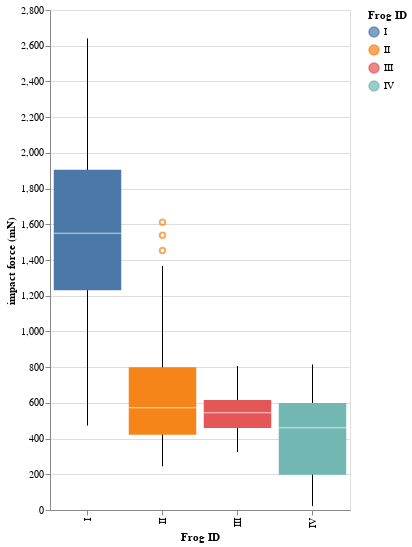

Notebook code cell kept with this figure:
### Code cell
bootcamp_utils.altair_box(df,
                             height=500,
                             width=300,
                             encode_x=alt.X('ID:N', title='Frog ID'),
                             encode_y='impact force (mN):Q',
                             encode_color=alt.Color('ID:N', title='Frog ID'))

### Figure 1 — Vega-Lite specification as saved in the notebook (floating-point values rounded to 4 significant figures)
{"$schema": "https://vega.github.io/schema/vega-lite/v2.4.3.json", "config": {"view": {"height": 300, "width": 400}}, "layer": [{"data": {"values": [{"ID": "I", "bottom": 1231.0, "bottom_whisker": 473, "middle": 1550.0, "top": 1905.0, "top_whisker": 2641}, {"ID": "II", "bottom": 422, "bottom_whisker": 245, "middle": 573, "top": 799.8, "top_whisker": 1366.0}, {"ID": "III", "bottom": 458.8, "bottom_whisker": 324, "middle": 544, "top": 615.8, "top_whisker": 806}, {"ID": "IV", "bottom": 198, "bottom_whisker": 22, "middle": 460.5, "top": 599, "top_whisker": 815}]}, "encoding": {"x": {"field": "ID", "title": "Frog ID", "type": "nominal"}, "y": {"field": "bottom_whisker", "title": "impact force (mN)", "type": "quantitative"}, "y2": {"field": "top_whisker", "title": "impact force (mN)", "type": "quantitative"}}, "height": 500, "mark": "rule", "width": 300}, {"data": {"values": [{"ID": "I", "bottom": 1231.0, "bottom_whisker": 473, "middle": 1550.0, "top": 1905.0, "top_whisker": 2641}, {"ID": "II", "bottom": 422, "bottom_whisker": 245, "middle": 573, "top": 799.8, "top_whisker": 1366.0}, {"ID": "III", "bottom": 458.8, "bottom_whisker": 324, "middle": 544, "top": 615.8, "top_whisker": 806}, {"ID": "IV", "bottom": 198, "bottom_whisker": 22, "middle": 460.5, "top": 599, "top_whisker": 815}]}, "encoding": {"color": {"field": "ID", "title": "Frog ID", "type": "nominal"}, "x": {"field": "ID", "title": "Frog ID", "type": "nominal"}, "y": {"field": "bottom", "title": "impact force (mN)", "type": "quantitative"}, "y2": {"field": "top", "title": "impact force (mN)", "type": "quantitative"}}, "height": 500, "mark": {"size": 67.5, "type": "bar"}, "width": 300}, {"data": {"values": [{"ID": "I", "bottom": 1231.0, "bottom_whisker": 473, "middle": 1550.0, "top": 1905.0, "top_whisker": 2641}, {"ID": "II", "bottom": 422, "bottom_whisker": 245, "middle": 573, "top": 799.8, "top_whisker": 1366.0}, {"ID": "III", "bottom": 458.8, "bottom_whisker": 324, "middle": 544, "top": 615.8, "top_whisker": 806}, {"ID": "IV", "bottom": 198, "bottom_whisker": 22, "middle": 460.5, "top": 599, "top_whisker": 815}]}, "encoding": {"x": {"field": "ID", "title": "Frog ID", "type": "nominal"}, "y": {"field": "middle", "title": "impact force (mN)", "type": "quantitative"}}, "height": 500, "mark": {"color": "white", "size": 67.5, "type": "tick"}, "width": 300}, {"data": {"values": [{"ID": "II", "impact force (mN)": 1612}, {"ID": "II", "impact force (mN)": 1539}, {"ID": "II", "impact force (mN)": 1453}]}, "encoding": {"color": {"field": "ID", "title": "Frog ID", "type": "nominal"}, "x": {"field": "ID", "title": "Frog ID", "type": "nominal"}, "y": {"field": "impact force (mN)", "title": "impact force (mN)", "type": "quantitative"}}, "height": 500, "mark": "point", "width": 300}]}
